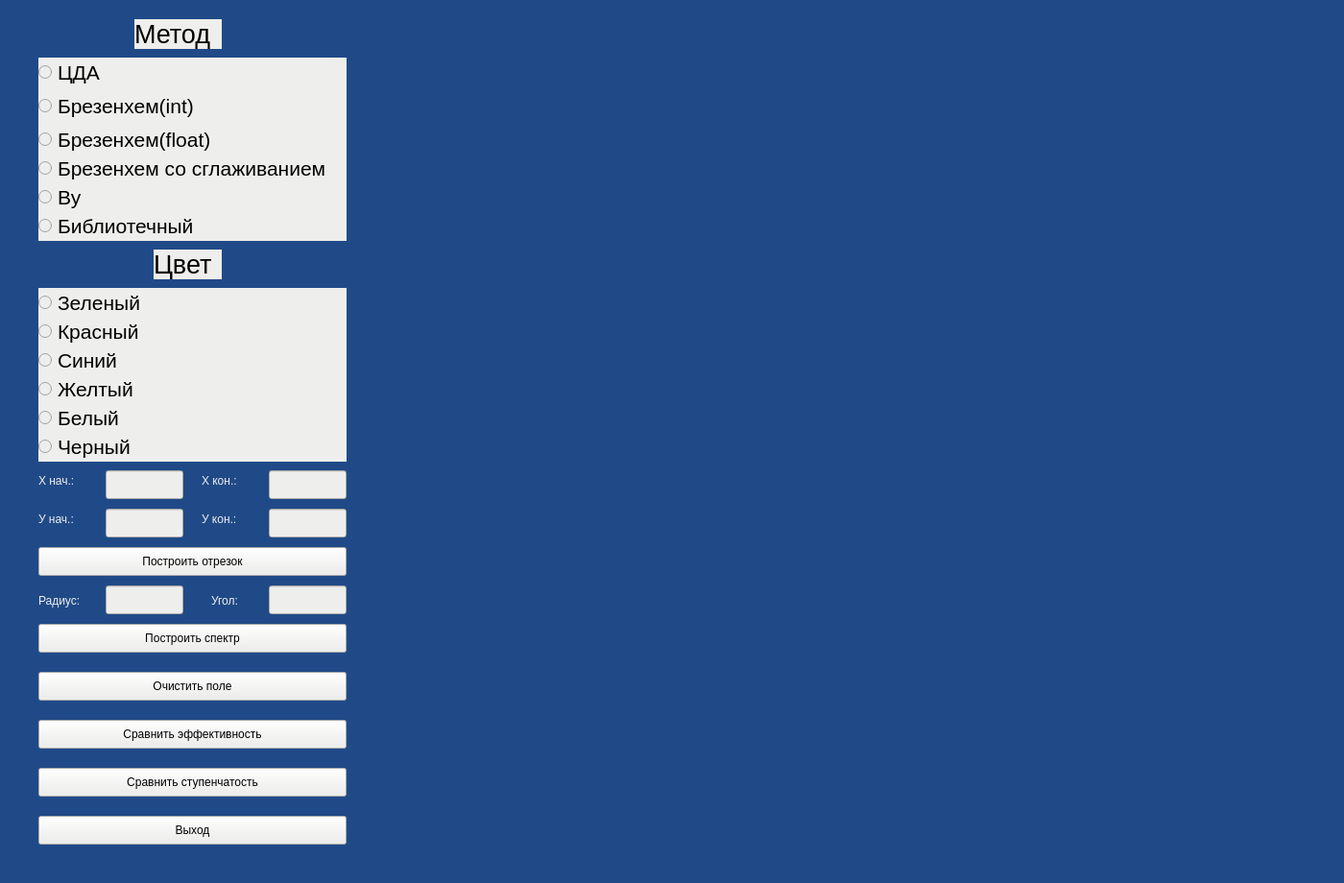
<?xml version="1.0" encoding="UTF-8"?>
<ui version="4.0">
 <class>MainWindow</class>
 <widget class="QMainWindow" name="MainWindow">
  <property name="geometry">
   <rect>
    <x>0</x>
    <y>0</y>
    <width>1400</width>
    <height>920</height>
   </rect>
  </property>
  <property name="windowTitle">
   <string>MainWindow</string>
  </property>
  <property name="styleSheet">
   <string notr="true">background-color: rgb(32, 74, 135);</string>
  </property>
  <widget class="QWidget" name="centralwidget">
   <widget class="QLabel" name="label">
    <property name="geometry">
     <rect>
      <x>140</x>
      <y>20</y>
      <width>91</width>
      <height>31</height>
     </rect>
    </property>
    <property name="font">
     <font>
      <pointsize>20</pointsize>
     </font>
    </property>
    <property name="styleSheet">
     <string notr="true">background-color: rgb(238, 238, 236);</string>
    </property>
    <property name="text">
     <string>Метод</string>
    </property>
   </widget>
   <widget class="QRadioButton" name="radioButton">
    <property name="geometry">
     <rect>
      <x>40</x>
      <y>160</y>
      <width>321</width>
      <height>31</height>
     </rect>
    </property>
    <property name="font">
     <font>
      <pointsize>16</pointsize>
     </font>
    </property>
    <property name="styleSheet">
     <string notr="true">background-color: rgb(238, 238, 236);</string>
    </property>
    <property name="text">
     <string>Брезенхем со сглаживанием</string>
    </property>
   </widget>
   <widget class="QRadioButton" name="radioButton_2">
    <property name="geometry">
     <rect>
      <x>40</x>
      <y>130</y>
      <width>321</width>
      <height>31</height>
     </rect>
    </property>
    <property name="font">
     <font>
      <pointsize>16</pointsize>
     </font>
    </property>
    <property name="styleSheet">
     <string notr="true">background-color: rgb(238, 238, 236);</string>
    </property>
    <property name="text">
     <string>Брезенхем(float)</string>
    </property>
   </widget>
   <widget class="QRadioButton" name="radioButton_3">
    <property name="geometry">
     <rect>
      <x>40</x>
      <y>90</y>
      <width>321</width>
      <height>41</height>
     </rect>
    </property>
    <property name="font">
     <font>
      <pointsize>16</pointsize>
     </font>
    </property>
    <property name="styleSheet">
     <string notr="true">background-color: rgb(238, 238, 236);</string>
    </property>
    <property name="text">
     <string>Брезенхем(int)</string>
    </property>
   </widget>
   <widget class="QRadioButton" name="radioButton_4">
    <property name="geometry">
     <rect>
      <x>40</x>
      <y>60</y>
      <width>321</width>
      <height>31</height>
     </rect>
    </property>
    <property name="font">
     <font>
      <pointsize>16</pointsize>
     </font>
    </property>
    <property name="styleSheet">
     <string notr="true">background-color: rgb(238, 238, 236);</string>
    </property>
    <property name="text">
     <string>ЦДА</string>
    </property>
   </widget>
   <widget class="QRadioButton" name="radioButton_5">
    <property name="geometry">
     <rect>
      <x>40</x>
      <y>190</y>
      <width>321</width>
      <height>31</height>
     </rect>
    </property>
    <property name="font">
     <font>
      <pointsize>16</pointsize>
     </font>
    </property>
    <property name="styleSheet">
     <string notr="true">background-color: rgb(238, 238, 236);</string>
    </property>
    <property name="text">
     <string>Ву</string>
    </property>
   </widget>
   <widget class="QRadioButton" name="radioButton_6">
    <property name="geometry">
     <rect>
      <x>40</x>
      <y>220</y>
      <width>321</width>
      <height>31</height>
     </rect>
    </property>
    <property name="font">
     <font>
      <pointsize>16</pointsize>
     </font>
    </property>
    <property name="styleSheet">
     <string notr="true">background-color: rgb(238, 238, 236);</string>
    </property>
    <property name="text">
     <string>Библиотечный</string>
    </property>
   </widget>
   <widget class="QRadioButton" name="radioButton_7">
    <property name="geometry">
     <rect>
      <x>40</x>
      <y>420</y>
      <width>321</width>
      <height>31</height>
     </rect>
    </property>
    <property name="font">
     <font>
      <pointsize>16</pointsize>
     </font>
    </property>
    <property name="styleSheet">
     <string notr="true">background-color: rgb(238, 238, 236);</string>
    </property>
    <property name="text">
     <string>Белый</string>
    </property>
   </widget>
   <widget class="QRadioButton" name="radioButton_8">
    <property name="geometry">
     <rect>
      <x>40</x>
      <y>360</y>
      <width>321</width>
      <height>31</height>
     </rect>
    </property>
    <property name="font">
     <font>
      <pointsize>16</pointsize>
     </font>
    </property>
    <property name="styleSheet">
     <string notr="true">background-color: rgb(238, 238, 236);</string>
    </property>
    <property name="text">
     <string>Синий</string>
    </property>
   </widget>
   <widget class="QRadioButton" name="radioButton_9">
    <property name="geometry">
     <rect>
      <x>40</x>
      <y>450</y>
      <width>321</width>
      <height>31</height>
     </rect>
    </property>
    <property name="font">
     <font>
      <pointsize>16</pointsize>
     </font>
    </property>
    <property name="styleSheet">
     <string notr="true">background-color: rgb(238, 238, 236);</string>
    </property>
    <property name="text">
     <string>Черный</string>
    </property>
   </widget>
   <widget class="QRadioButton" name="radioButton_10">
    <property name="geometry">
     <rect>
      <x>40</x>
      <y>300</y>
      <width>321</width>
      <height>31</height>
     </rect>
    </property>
    <property name="font">
     <font>
      <pointsize>16</pointsize>
     </font>
    </property>
    <property name="styleSheet">
     <string notr="true">background-color: rgb(238, 238, 236);</string>
    </property>
    <property name="text">
     <string>Зеленый</string>
    </property>
   </widget>
   <widget class="QLabel" name="label_2">
    <property name="geometry">
     <rect>
      <x>160</x>
      <y>260</y>
      <width>71</width>
      <height>31</height>
     </rect>
    </property>
    <property name="font">
     <font>
      <pointsize>20</pointsize>
     </font>
    </property>
    <property name="styleSheet">
     <string notr="true">background-color: rgb(238, 238, 236);</string>
    </property>
    <property name="text">
     <string>Цвет</string>
    </property>
   </widget>
   <widget class="QRadioButton" name="radioButton_12">
    <property name="geometry">
     <rect>
      <x>40</x>
      <y>330</y>
      <width>321</width>
      <height>31</height>
     </rect>
    </property>
    <property name="font">
     <font>
      <pointsize>16</pointsize>
     </font>
    </property>
    <property name="styleSheet">
     <string notr="true">background-color: rgb(238, 238, 236);</string>
    </property>
    <property name="text">
     <string>Красный</string>
    </property>
   </widget>
   <widget class="QPushButton" name="pushButton">
    <property name="geometry">
     <rect>
      <x>40</x>
      <y>570</y>
      <width>321</width>
      <height>30</height>
     </rect>
    </property>
    <property name="styleSheet">
     <string notr="true">background-color: rgb(238, 238, 236);</string>
    </property>
    <property name="text">
     <string>Построить отрезок</string>
    </property>
   </widget>
   <widget class="QLabel" name="label_3">
    <property name="geometry">
     <rect>
      <x>40</x>
      <y>490</y>
      <width>61</width>
      <height>22</height>
     </rect>
    </property>
    <property name="styleSheet">
     <string notr="true">color: rgb(238, 238, 236);</string>
    </property>
    <property name="text">
     <string>Х нач.:</string>
    </property>
   </widget>
   <widget class="QLabel" name="label_4">
    <property name="geometry">
     <rect>
      <x>40</x>
      <y>530</y>
      <width>61</width>
      <height>22</height>
     </rect>
    </property>
    <property name="styleSheet">
     <string notr="true">color: rgb(238, 238, 236);</string>
    </property>
    <property name="text">
     <string>У нач.:</string>
    </property>
   </widget>
   <widget class="QLabel" name="label_5">
    <property name="geometry">
     <rect>
      <x>210</x>
      <y>530</y>
      <width>61</width>
      <height>22</height>
     </rect>
    </property>
    <property name="styleSheet">
     <string notr="true">color: rgb(238, 238, 236);</string>
    </property>
    <property name="text">
     <string>У кон.:</string>
    </property>
   </widget>
   <widget class="QLabel" name="label_6">
    <property name="geometry">
     <rect>
      <x>210</x>
      <y>490</y>
      <width>61</width>
      <height>22</height>
     </rect>
    </property>
    <property name="styleSheet">
     <string notr="true">color: rgb(238, 238, 236);</string>
    </property>
    <property name="text">
     <string>Х кон.:</string>
    </property>
   </widget>
   <widget class="QLineEdit" name="lineEdit">
    <property name="geometry">
     <rect>
      <x>110</x>
      <y>490</y>
      <width>81</width>
      <height>30</height>
     </rect>
    </property>
    <property name="styleSheet">
     <string notr="true">background-color: rgb(238, 238, 236);</string>
    </property>
   </widget>
   <widget class="QLineEdit" name="lineEdit_2">
    <property name="geometry">
     <rect>
      <x>110</x>
      <y>530</y>
      <width>81</width>
      <height>30</height>
     </rect>
    </property>
    <property name="styleSheet">
     <string notr="true">background-color: rgb(238, 238, 236);</string>
    </property>
   </widget>
   <widget class="QLineEdit" name="lineEdit_3">
    <property name="geometry">
     <rect>
      <x>280</x>
      <y>490</y>
      <width>81</width>
      <height>30</height>
     </rect>
    </property>
    <property name="styleSheet">
     <string notr="true">background-color: rgb(238, 238, 236);</string>
    </property>
   </widget>
   <widget class="QLineEdit" name="lineEdit_4">
    <property name="geometry">
     <rect>
      <x>280</x>
      <y>530</y>
      <width>81</width>
      <height>30</height>
     </rect>
    </property>
    <property name="styleSheet">
     <string notr="true">background-color: rgb(238, 238, 236);</string>
    </property>
   </widget>
   <widget class="QPushButton" name="pushButton_2">
    <property name="geometry">
     <rect>
      <x>40</x>
      <y>650</y>
      <width>321</width>
      <height>30</height>
     </rect>
    </property>
    <property name="styleSheet">
     <string notr="true">background-color: rgb(238, 238, 236);</string>
    </property>
    <property name="text">
     <string>Построить спектр</string>
    </property>
   </widget>
   <widget class="QLabel" name="label_7">
    <property name="geometry">
     <rect>
      <x>40</x>
      <y>610</y>
      <width>85</width>
      <height>31</height>
     </rect>
    </property>
    <property name="styleSheet">
     <string notr="true">color: rgb(238, 238, 236);</string>
    </property>
    <property name="text">
     <string>Радиус:</string>
    </property>
   </widget>
   <widget class="QLabel" name="label_8">
    <property name="geometry">
     <rect>
      <x>220</x>
      <y>610</y>
      <width>51</width>
      <height>31</height>
     </rect>
    </property>
    <property name="styleSheet">
     <string notr="true">color: rgb(238, 238, 236);</string>
    </property>
    <property name="text">
     <string>Угол:</string>
    </property>
   </widget>
   <widget class="QLineEdit" name="lineEdit_5">
    <property name="geometry">
     <rect>
      <x>110</x>
      <y>610</y>
      <width>81</width>
      <height>30</height>
     </rect>
    </property>
    <property name="styleSheet">
     <string notr="true">background-color: rgb(238, 238, 236);</string>
    </property>
   </widget>
   <widget class="QLineEdit" name="lineEdit_6">
    <property name="geometry">
     <rect>
      <x>280</x>
      <y>610</y>
      <width>81</width>
      <height>30</height>
     </rect>
    </property>
    <property name="styleSheet">
     <string notr="true">background-color: rgb(238, 238, 236);</string>
    </property>
   </widget>
   <widget class="QPushButton" name="pushButton_3">
    <property name="geometry">
     <rect>
      <x>40</x>
      <y>750</y>
      <width>321</width>
      <height>30</height>
     </rect>
    </property>
    <property name="styleSheet">
     <string notr="true">background-color: rgb(238, 238, 236);</string>
    </property>
    <property name="text">
     <string>Сравнить эффективность</string>
    </property>
   </widget>
   <widget class="QPushButton" name="pushButton_4">
    <property name="geometry">
     <rect>
      <x>40</x>
      <y>700</y>
      <width>321</width>
      <height>30</height>
     </rect>
    </property>
    <property name="styleSheet">
     <string notr="true">background-color: rgb(238, 238, 236);</string>
    </property>
    <property name="text">
     <string>Очистить поле</string>
    </property>
   </widget>
   <widget class="QPushButton" name="pushButton_5">
    <property name="geometry">
     <rect>
      <x>40</x>
      <y>850</y>
      <width>321</width>
      <height>30</height>
     </rect>
    </property>
    <property name="styleSheet">
     <string notr="true">background-color: rgb(238, 238, 236);</string>
    </property>
    <property name="text">
     <string>Выход</string>
    </property>
   </widget>
   <widget class="QPushButton" name="pushButton_6">
    <property name="geometry">
     <rect>
      <x>40</x>
      <y>800</y>
      <width>321</width>
      <height>30</height>
     </rect>
    </property>
    <property name="styleSheet">
     <string notr="true">background-color: rgb(238, 238, 236);</string>
    </property>
    <property name="text">
     <string>Сравнить ступенчатость</string>
    </property>
   </widget>
   <widget class="QRadioButton" name="radioButton_11">
    <property name="geometry">
     <rect>
      <x>40</x>
      <y>390</y>
      <width>321</width>
      <height>31</height>
     </rect>
    </property>
    <property name="font">
     <font>
      <pointsize>16</pointsize>
     </font>
    </property>
    <property name="styleSheet">
     <string notr="true">background-color: rgb(238, 238, 236);</string>
    </property>
    <property name="text">
     <string>Желтый</string>
    </property>
   </widget>
  </widget>
  <widget class="QMenuBar" name="menubar">
   <property name="geometry">
    <rect>
     <x>0</x>
     <y>0</y>
     <width>1400</width>
     <height>27</height>
    </rect>
   </property>
  </widget>
  <widget class="QStatusBar" name="statusbar"/>
 </widget>
 <resources/>
 <connections/>
</ui>
